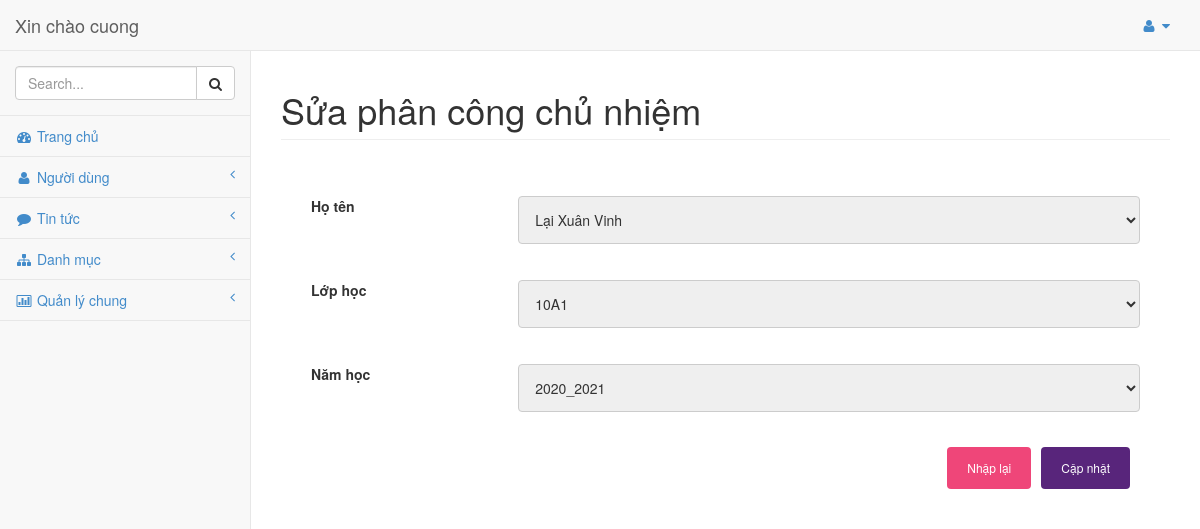
The page /admin/modules/pc_chunhiem/edit.php?id=5 (signed in) on the database its author committed.
### tables this page shows
CREATE TABLE `phancong_cn` (
  `id_pc_cn` int NOT NULL,
  `magv` int NOT NULL,
  `malh` int NOT NULL,
  `id_namhoc` int NOT NULL
);

CREATE TABLE `giaovien` (
  `magv` int NOT NULL,
  `hoten_dem` varchar(50) NOT NULL,
  `ten_gv` varchar(30) NOT NULL,
  `password` varchar(20) NOT NULL,
  `chucvu` varchar(30) NOT NULL,
  `gioitinh` varchar(20) NOT NULL,
  `diachi` varchar(50) NOT NULL,
  `sodt` varchar(11) NOT NULL,
  `email` varchar(30) NOT NULL,
  `tinhtrang` int NOT NULL DEFAULT '1',
  `quyen` int NOT NULL DEFAULT '0',
  `ngaydk` date NOT NULL
);

CREATE TABLE `lop` (
  `malh` int NOT NULL,
  `tenlop` varchar(20) NOT NULL,
  `makhoi` int NOT NULL
);

CREATE TABLE `namhoc` (
  `id_namhoc` int NOT NULL,
  `namhoc` varchar(20) NOT NULL
);

### admin/modules/pc_chunhiem/edit.php (the view, shortened to what this page needs)
<?php require_once __DIR__ . "../../header.php";
$id = $_GET['id'];
$ud_pccn = mysqli_query($conn, "SELECT * FROM phancong_cn pccn INNER JOIN giaovien gv ON gv.magv = pccn.magv INNER JOIN lop lh ON lh.malh = pccn.malh INNER JOIN khoi k ON k.makhoi = lh.makhoi INNER JOIN namhoc nh ON pccn.id_namhoc = nh.id_namhoc WHERE id_pc_cn =" . $id);
?>
<div id="page-wrapper">
    <div class="row">
        <div class="col-lg-12">
            <h1 class="page-header">Sửa phân công chủ nhiệm
            </h1>
        </div>
    </div>
    <div class="row">
        <div class="col-lg-12">
            <form action="" method="post" name="form_logo" enctype="multipart/form-data">
                <?php
                while ($rows = mysqli_fetch_assoc($ud_pccn)) {
                    ?>
                    <div class="row row-login">
                        <div class="col-25">
                            <label class="label-login" for="fname">Họ tên</label>
                        </div>
                        <div class="col-75">
                            <select name="magv" class="tmn" id="add_">
                                <option value="<?php echo $rows['magv']; ?>">
                                    <?php echo " " . $rows['hoten_dem'] . " " . $rows['ten_gv'] . ""; ?>
                                </option>
                            </select>
                        </div>
                    </div>
                    <div class="row row-login">
                        <div class="col-25">
                            <label class="label-login" for="fname">Lớp học</label>
                        </div>
                        <div class="col-75">
                            <select name="malh" class="tmn" id="add_">
                                <option value="<?php echo $rows['malh']; ?>">
                                    <?php echo $rows['tenlop']; ?>
                                </option>
                            </select>
                        </div>
                    </div>
                    <div class="row row-login">
                        <div class="col-25">
                            <label class="label-login" for="fname">Năm học</label>
                        </div>
                        <div class="col-75">
                            <select name="id_namhoc" class="tmn" id="add_">
                                <option value="<?php echo $rows['id_namhoc']; ?>">
                                    <?php echo $rows['namhoc']; ?>
                                </option>
                            </select>
                        </div>
                    </div>
                    <div>
                        <div class="row input-sm row-login">
                            <input type="submit" name="upload-pccn" value="Cập nhật" class="upload">
                            <input type="reset" name="reset" value="Nhập lại" />
                        </div>
                    </div>
                </form>
                <?php
                }
                ?>
        </div>
    </div>
</div>
<?php require_once __DIR__ . "../../footer.php"; ?>

### admin/libraries/css/sb-admin.css (style rules this page uses)
body { padding-top: 100px; background-color: #f8f8f8; }
@media (min-width:768px) { body { padding-top: 50px; } }
#page-wrapper { padding: 0 15px; min-height: 568px; background-color: #fff; }
@media (min-width:768px) { #page-wrapper { position: inherit; margin: 0 0 0 250px; padding: 0 30px; min-height: 1300px; border-left: 1px solid #e7e7e7; } }

### admin/libraries/css/style.css (style rules this page uses)
.row-login { margin: 30px; }
.row input[type=text],select, textarea { width: 100%; padding: 12px; border: 1px solid #ccc; border-radius: 4px; resize: vertical; outline: none; }
.input-sm input[type=submit] { background-color: #58257b; color: white; padding: 12px 20px; border: none; border-radius: 4px; cursor: pointer; float: right; }
.col-25 { float: left; width: 25%; margin-top: 6px; }
.col-75 { float: left; width: 75%; margin-top: 6px; }
.row:after { content: ""; display: table; clear: both; }
.input-sm input[type=reset] { background-color: #ef4679; color: white; padding: 12px 20px; margin-right: 10px; border: none; border-radius: 4px; cursor: pointer; float: right; }

### rows shown on the page
phancong_cn: magv "Lại Xuân Vinh", malh "10A1", id_namhoc "2020_2021"

### other values the page prints
$_SESSION['admin'] "cuong"
